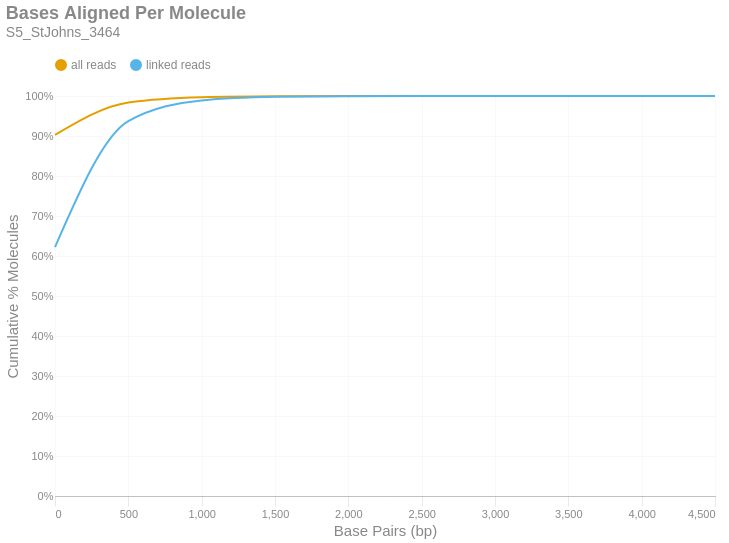

The code cell stored with this chart in its notebook:
### Markdown cell above
### Bases Aligned Per Molecule
This is a cumulative frequency distribution showing the number of base pairs aligned per unique molecule. These data are shown in 500 bp bins. There are two distributions: one with `all reads` (yellow) and another with only `linked reads` (blue). The percent of molecules in the `linked reads` distribution is relative to the total number of linked molecules.

### Code cell
if SKIPLR:
    print_html(f"Skipped")
else:
    binned_df = consolidated_hist(valids['aligned_bp'], mask, 500, True)
    with SafeRender(binned_df):
        (
            density_plot(binned_df, 'Bases Aligned Per Molecule', samplename, 'basesper')
            .encode(
                x=alt.X('bin:Q', title="Base Pairs (bp)").axis(tickMinStep=500).scale(padding=0),
                y=alt.Y('value:Q', title='Cumulative % Molecules')
                    .axis(format='%')
                    .scale(domain = [0,1])
                    .stack(False),
                color=alt.Color("key:N").scale(domain = ["all reads", "linked reads"]),
                tooltip = [
                    alt.Tooltip("key:N", title = "Data Type"),
                    alt.Tooltip("range_label:N", title="Bases Aligned Per Molecule"),
                    alt.Tooltip("value:Q", format = ".2%", title="% Molecules (Cum.)")
                ]
            )
        ).display()

### Figure 1 — Vega-Lite specification as saved in the notebook (floating-point values rounded to 4 significant figures)
{"width": "container", "height": 400, "config": {"title": {"anchor": "start", "dy": -15, "fontSize": 18, "color": "#888888", "subtitleColor": "#888888", "subtitleFontSize": 14}, "arc": {"fill": "#0072B2"}, "axis": {"domainColor": "#888888", "domainWidth": 0.5, "gridWidth": 0.2, "grid": false, "titleFontWeight": 400, "titleFontSize": 15, "labelFontSize": 11, "labelColor": "#888888", "tickColor": "#888888", "tickWidth": 0.2, "titleColor": "#888888"}, "axisBand": {"grid": false}, "axisX": {"grid": true, "tickSize": 10, "domainCap": "round"}, "axisY": {"domain": false, "grid": true, "tickSize": 0, "domainCap": "round"}, "background": "transparent", "header": {"labelFontSize": 15, "labelColor": "#888888", "titleFontSize": 15, "titleFontWeight": 600, "titleColor": "#888888"}, "legend": {"labelFont": "sans-serif", "labelFontSize": 12, "labelColor": "#888888", "symbolSize": 100, "symbolType": "circle", "titleFontSize": 12, "titlePadding": 10, "titleColor": "#888888", "title": null, "orient": "top"}, "range": {"category": ["#E69F00", "#56B4E9", "#009E73", "#F0E442", "#0072B2", "#D55E00", "#CC79A7", "#000000"], "diverging": ["#cfe8f3", "#a2d4ec", "#73bfe2", "#46abdb", "#1696d2", "#12719e"]}, "area": {"fill": "#0072B2", "fillOpacity": 0.7, "line": true, "strokeOpacity": 0.7}, "line": {"color": "#0072B2", "stroke": "#0072B2", "strokeWidth": 2}, "trail": {"color": "#0072B2", "stroke": "#0072B2", "strokeWidth": 0, "size": 1}, "point": {"filled": true, "fillOpacity": 1.0, "size": 95}, "text": {"color": "#888888", "fontSize": 11, "align": "right", "fontWeight": 400, "size": 11}, "bar": {"fill": "#0072B2", "stroke": null}, "view": {"stroke": null, "continuousWidth": 660, "continuousHeight": 400}}, "data": {"name": "data-d65646f810baf5e207810e94975f1fff"}, "mark": {"type": "line", "interpolate": "monotone", "point": {"opacity": 0, "size": 275}}, "encoding": {"color": {"field": "key", "scale": {"domain": ["all reads", "linked reads"]}, "type": "nominal"}, "tooltip": [{"field": "key", "title": "Data Type", "type": "nominal"}, {"field": "range_label", "title": "Bases Aligned Per Molecule", "type": "nominal"}, {"field": "value", "format": ".2%", "title": "% Molecules (Cum.)", "type": "quantitative"}], "x": {"axis": {"tickMinStep": 500}, "field": "bin", "scale": {"padding": 0}, "title": "Base Pairs (bp)", "type": "quantitative"}, "y": {"axis": {"format": "%"}, "field": "value", "scale": {"domain": [0, 1]}, "stack": false, "title": "Cumulative % Molecules", "type": "quantitative"}}, "params": [{"name": "param_c36ac31b6afebe62", "select": {"type": "point", "fields": ["key"]}, "bind": "legend"}], "title": {"text": "Bases Aligned Per Molecule", "subtitle": "S5_StJohns_3464"}, "transform": [{"fold": ["all reads (cumsum)", "linked reads (cumsum)"]}, {"calculate": "replace(datum.key, ' (cumsum)', '')", "as": "key"}, {"filter": {"param": "param_c36ac31b6afebe62"}}], "usermeta": {"embedOptions": {"downloadFileName": "S5_StJohns_3464.basesper"}}, "$schema": "https://vega.github.io/schema/vega-lite/v6.1.0.json", "datasets": {"data-d65646f810baf5e207810e94975f1fff": [{"bin": "0.0", "interval": "0.0-500.0", "all reads": 0.9029, "linked reads": 0.6221, "all reads (cumsum)": 0.9029, "linked reads (cumsum)": 0.6221, "range_label": "0-499"}, {"bin": "500.0", "interval": "500.0-1000.0", "all reads": 0.08099, "linked reads": 0.3151, "all reads (cumsum)": 0.9839, "linked reads (cumsum)": 0.9371, "range_label": "500-999"}, {"bin": "1000.0", "interval": "1000.0-1500.0", "all reads": 0.01325, "linked reads": 0.05183, "all reads (cumsum)": 0.9972, "linked reads (cumsum)": 0.9889, "range_label": "1000-1499"}, {"bin": "1500.0", "interval": "1500.0-2000.0", "all reads": 0.002305, "linked reads": 0.009017, "all reads (cumsum)": 0.9995, "linked reads (cumsum)": 0.998, "range_label": "1500-1999"}, {"bin": "2000.0", "interval": "2000.0-2500.0", "all reads": 0.0004306, "linked reads": 0.001685, "all reads (cumsum)": 0.9999, "linked reads (cumsum)": 0.9996, "range_label": "2000-2499"}, {"bin": "2500.0", "interval": "2500.0-3000.0", "all reads": 6.99e-05, "linked reads": 0.0002735, "all reads (cumsum)": 1.0, "linked reads (cumsum)": 0.9999, "range_label": "2500-2999"}, {"bin": "3000.0", "interval": "3000.0-3500.0", "all reads": 1.759e-05, "linked reads": 6.883e-05, "all reads (cumsum)": 1.0, "linked reads (cumsum)": 1.0, "range_label": "3000-3499"}, {"bin": "3500.0", "interval": "3500.0-4000.0", "all reads": 3.199e-06, "linked reads": 1.252e-05, "all reads (cumsum)": 1.0, "linked reads (cumsum)": 1.0, "range_label": "3500-3999"}, {"bin": "4000.0", "interval": "4000.0-4500.0", "all reads": 7.997e-07, "linked reads": 3.129e-06, "all reads (cumsum)": 1.0, "linked reads (cumsum)": 1.0, "range_label": "4000-4499"}, {"bin": "4500.0", "interval": "4500.0-5000.0", "all reads": 4.798e-07, "linked reads": 1.877e-06, "all reads (cumsum)": 1.0, "linked reads (cumsum)": 1.0, "range_label": "4500-4999"}]}}
